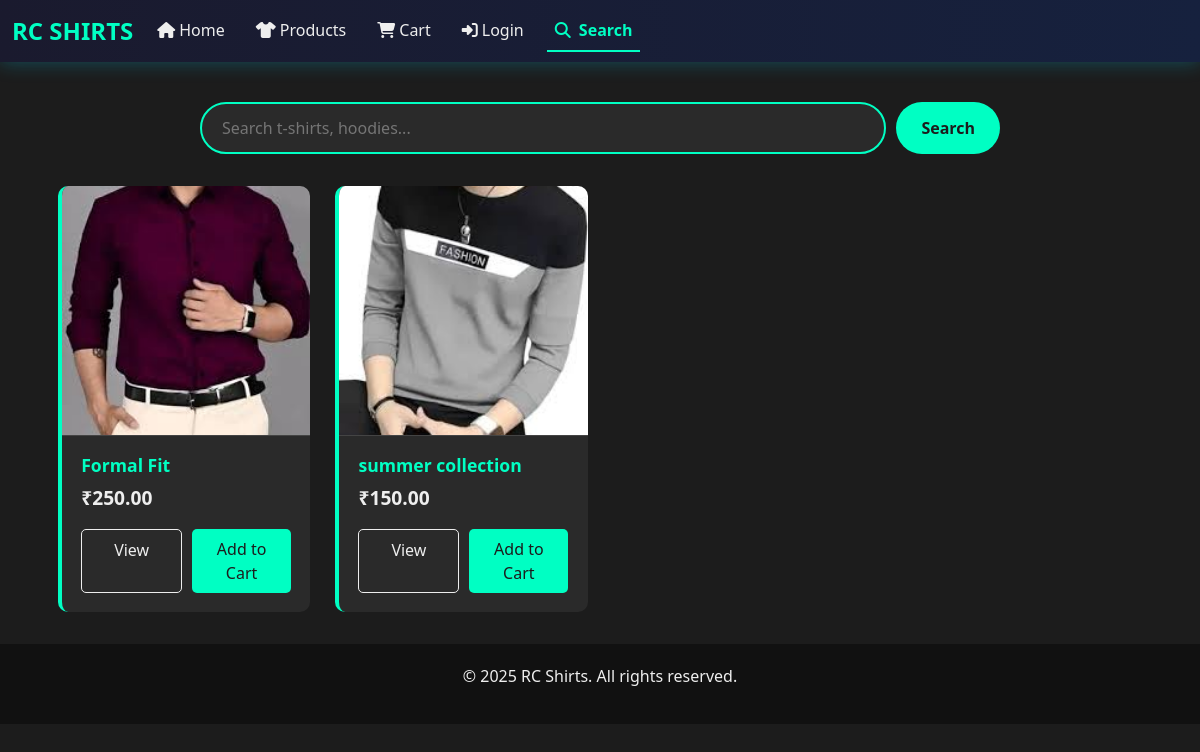
/search/, run on an earlier commit of the app's database.
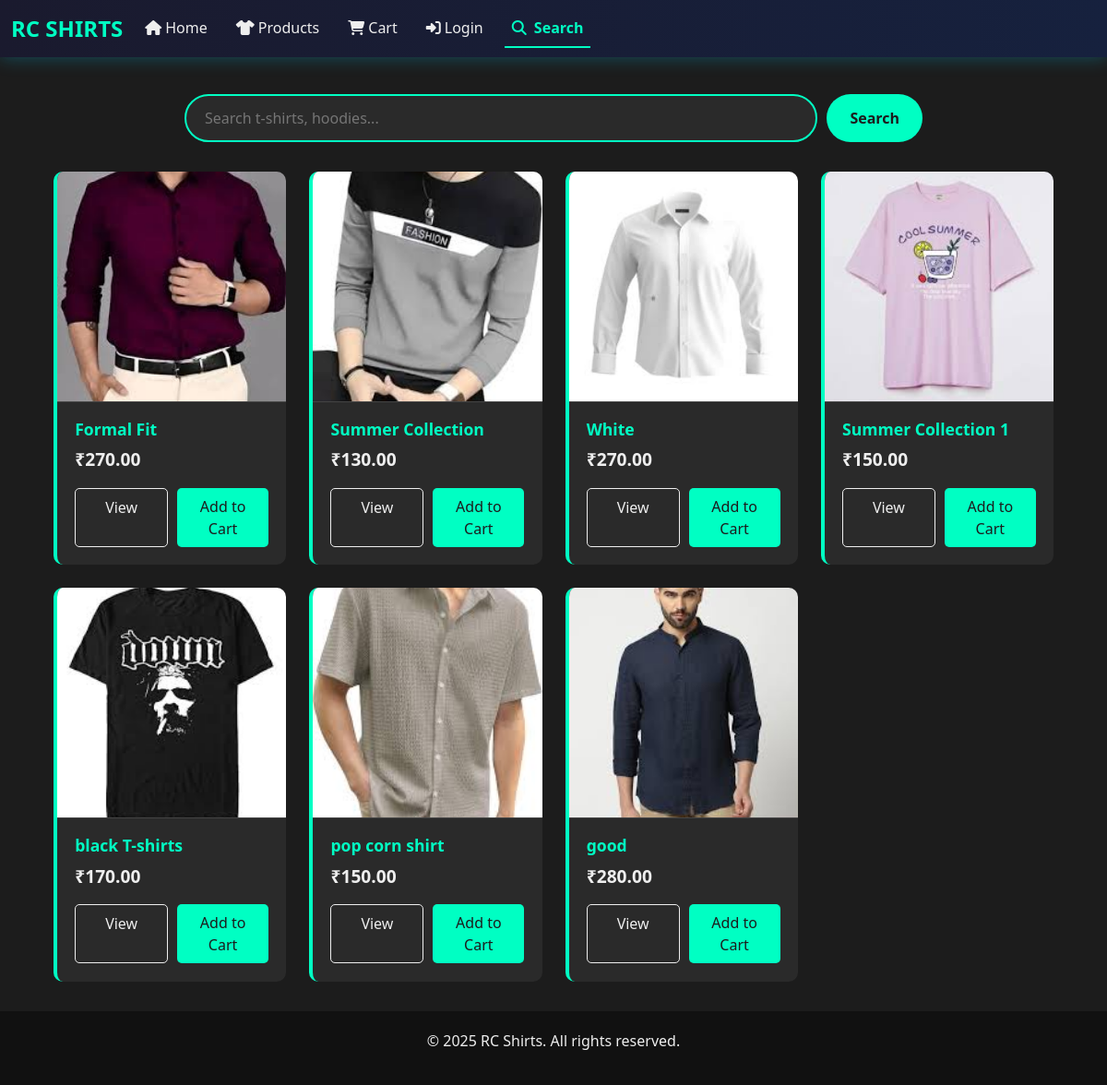
And on a later commit of the database.
### app/models.py (models this page shows, shortened)
class Shirt(models.Model):
    category = models.ForeignKey(Category, on_delete=models.CASCADE, null=False)
    price = models.DecimalField(max_digits=10, decimal_places=2, null=False)
    brand = models.CharField(max_length=100, null=False, unique=True)
    model_name= models.CharField(max_length=100, null=False, unique=True)
    description = models.TextField(null=False)
    image = models.ImageField(upload_to='shirts/',blank=True,null=True)
    stock = models.PositiveIntegerField(default=10)
    created_at = models.DateTimeField(auto_now_add=True)
    updated_at = models.DateTimeField(auto_now=True) # ✅ New field to track inventory

### app/views.py (the view, shortened to what this page needs)
# urls.py: path('search/',search_view, name='search'),
def search_view(request):
    query = request.GET.get('q', '').strip()
    selected_categories = request.GET.getlist('category', [])
    selected_prices = request.GET.getlist('price', [])
    products = Shirt.objects.all().only('id', 'model_name', 'description', 'price', 'category', 'image')
    if query:
        products = products.filter(
            Q(model_name__icontains=query) |
            Q(description__icontains=query)
        )
    if selected_categories:
        products = products.filter(category__name__in=selected_categories)
    categories = Category.objects.all()
    context = {
        'results': products,
        'query': query,
        'categories': categories,
        'selected_categories': selected_categories,
        'selected_prices': selected_prices,
    }
    return render(request, 'app/search.html', context)

### app/templates/app/search.html (shortened to what this page needs)
{% extends "app/base.html" %}
{% block content %}
<div class="search-page">
    <form method="get" action="{% url 'app:search' %}" class="search-form">
        <input type="text" name="q" class="search-input" placeholder="Search t-shirts, hoodies..." value="{{ query }}">
        <button type="submit" class="search-btn">Search</button>
    </form>
    {% if results %}
        <div class="results-grid">
            {% for shirt in results %}
            <div class="product-card">
    {% if shirt.image %}
        <img src="{{ shirt.image.url }}" alt="{{ shirt.model_name }}" class="product-image">
    {% endif %}
    <div class="product-info">
        <h3 class="product-name">{{ shirt.model_name }}</h3>
        <p class="product-price">₹{{ shirt.price }}</p>
        <div class="product-actions">
            <a href="{% url 'app:details' shirt.id %}" class="view-btn">View</a>
            {% if shirt.image %}
                <button class="add-to-cart-btn"
                        onclick="addToCart('{{ shirt.id }}', '{{ shirt.model_name }}', {{ shirt.price }}, '{{ shirt.image.url }}')">
                    Add to Cart
                </button>
            {% else %}
                <button class="add-to-cart-btn"
                        onclick="addToCart('{{ shirt.id }}', '{{ shirt.model_name }}', {{ shirt.price }})">
                    Add to Cart
                </button>
            {% endif %}
        </div>
    </div>
</div>
            {% endfor %}
        </div>
    {% elif query %}
        <div class="no-results">
            <i class="fas fa-search"></i>
            <p>No results found for "{{ query }}".</p>
            <p>Try different keywords or check out our <a href="{% url 'app:products' %}" style="color: var(--primary-color);">product catalog</a>.</p>
        </div>
    {% endif %}
</div>
{% endblock %}

What changed in the data, as far as the page shows it:
changed Shirt "Formal Fit": price "250.00" → "270.00"
changed Shirt: model_name "summer collection" → "Summer Collection"; price "150.00" → "130.00"
added Shirt: image (picture), model_name "White", price "270.00"
added Shirt: image (picture), model_name "Summer Collection 1", price "150.00"
added Shirt: image (picture), model_name "black T-shirts", price "170.00"
added Shirt: image (picture), model_name "pop corn shirt", price "150.00"
added Shirt: image (picture), model_name "good", price "280.00"
